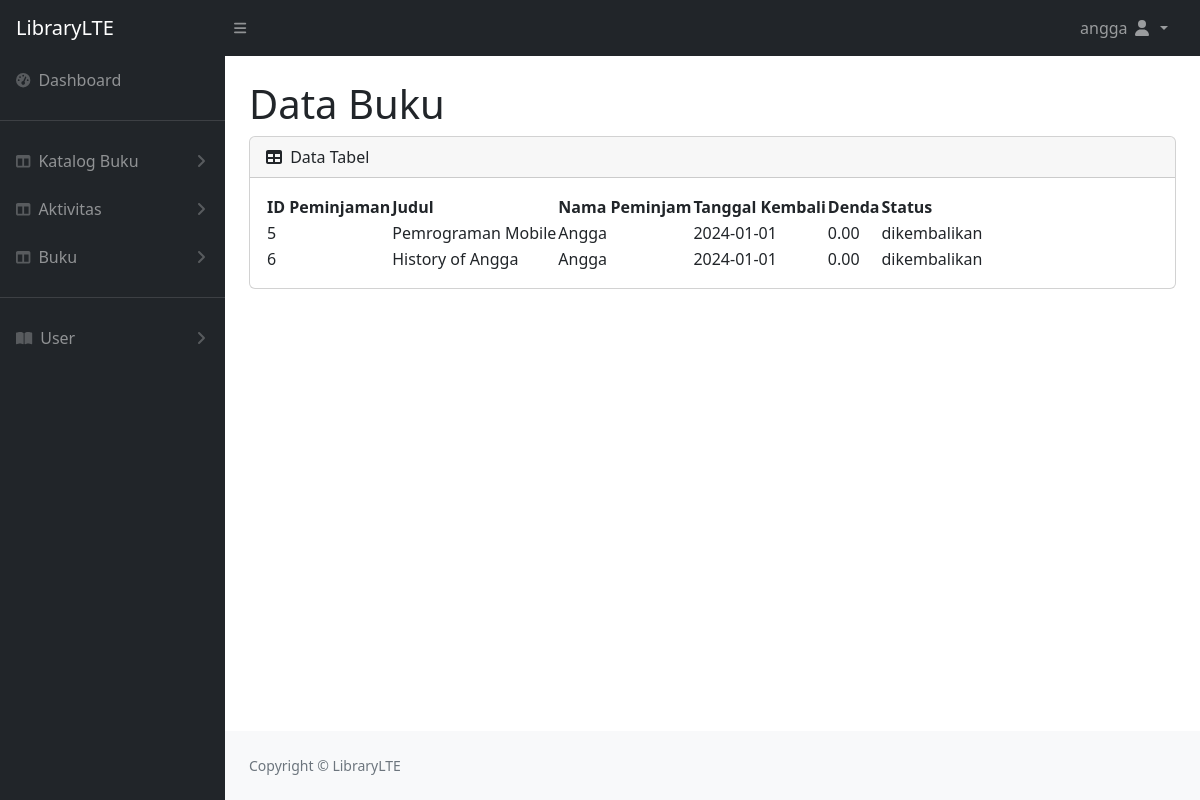
Screenshot of /peminjaman/riwayat-peminjaman.php (signed in) with the database file from the repository.
### tables this page shows
CREATE TABLE `staff` (
  `staff_id` char(8) NOT NULL,
  `nama` varchar(100) DEFAULT NULL,
  `jabatan` varchar(100) DEFAULT NULL,
  `email` varchar(100) DEFAULT NULL,
  `telepon` varchar(20) DEFAULT NULL,
  `sandi` char(25) NOT NULL
);

CREATE TABLE `pengembalian` (
  `pengembalian_id` int(11) NOT NULL,
  `peminjaman_id` int(11) DEFAULT NULL,
  `tanggal_pengembalian` date DEFAULT NULL,
  `denda` decimal(10,2) DEFAULT NULL,
  `status_pengembalian` enum('dikembalikan','terlambat') DEFAULT 'dikembalikan'
);

CREATE TABLE `peminjaman` (
  `peminjaman_id` int(11) NOT NULL,
  `buku_id` char(8) NOT NULL,
  `katalog_id` char(8) DEFAULT NULL,
  `anggota_id` char(8) DEFAULT NULL,
  `tanggal_peminjaman` date DEFAULT NULL,
  `tanggal_kembali` date DEFAULT NULL,
  `status` enum('dipinjam','kembali') DEFAULT 'dipinjam'
);

CREATE TABLE `buku` (
  `buku_id` char(8) NOT NULL,
  `judul` varchar(100) DEFAULT NULL,
  `pengarang` varchar(100) DEFAULT NULL,
  `penerbit` varchar(100) DEFAULT NULL,
  `tahun_terbit` int(11) DEFAULT NULL,
  `sinopsis` text DEFAULT NULL,
  `kategori_id` int(11) DEFAULT NULL
);

CREATE TABLE `anggota` (
  `anggota_id` char(8) NOT NULL,
  `nama` varchar(100) DEFAULT NULL,
  `alamat` varchar(200) DEFAULT NULL,
  `email` varchar(100) DEFAULT NULL,
  `telepon` varchar(20) DEFAULT NULL
);

### peminjaman/riwayat-peminjaman.php (the view)
<?php
require '../header.php';
?>
<main>
    <div class="container-fluid px-4">
        <h1 class="mt-4">Data Buku</h1>
        <div class="card mb-4">
            <div class="card-header">
                <i class="fas fa-table me-1"></i>
                Data Tabel
            </div>
            <div class="card-body">
                <table id="datatablesSimple">
                    <thead>
                        <tr>
                            <th>ID Peminjaman</th>
                            <th>Judul</th>
                            <th>Nama Peminjam</th>
                            <th>Tanggal Kembali</th>
                            <th>Denda</th>
                            <th>Status</th>
                        </tr>
                    </thead>
                    <tbody>
                        <?php
                        include '../config/koneksi.php';
                        if (isset($_GET['id'])) {
                            $id = $_GET['id'];
                            $sql = "SELECT pengembalian.pengembalian_id, peminjaman.peminjaman_id, buku.judul, anggota.nama, pengembalian.tanggal_pengembalian, pengembalian.denda, pengembalian.status_pengembalian FROM `pengembalian` INNER JOIN `peminjaman` ON pengembalian.peminjaman_id=peminjaman.peminjaman_id INNER JOIN `anggota` ON peminjaman.anggota_id=anggota.anggota_id INNER JOIN `buku` ON peminjaman.buku_id=buku.buku_id GROUP BY pengembalian_id HAVING peminjaman_id='$id';";
                        } else {
                            $sql = "SELECT pengembalian.pengembalian_id, peminjaman.peminjaman_id, buku.judul, anggota.nama, pengembalian.tanggal_pengembalian, pengembalian.denda, pengembalian.status_pengembalian FROM `pengembalian` INNER JOIN `peminjaman` ON pengembalian.peminjaman_id=peminjaman.peminjaman_id INNER JOIN `anggota` ON peminjaman.anggota_id=anggota.anggota_id INNER JOIN `buku` ON peminjaman.buku_id=buku.buku_id";
                        }
                        $result = $mysqli->query($sql);
                        if ($result->num_rows > 0) {
                            while ($row = $result->fetch_array()) { ?>
                                    <tr>
                                        <td>
                                            <?php echo $row["peminjaman_id"]; ?>
                                        </td>
                                        <td>
                                            <?php echo $row["judul"]; ?>
                                        </td>
                                        <td>
                                            <?php echo $row["nama"]; ?>
                                        </td>
                                        <td>
                                            <?php echo $row["tanggal_pengembalian"]; ?>
                                        </td>
                                        <td>
                                            <?php echo $row["denda"]; ?>
                                        </td>
                                        <td>
                                            <?php echo $row["status_pengembalian"]; ?>
                                        </td>
                                    <?php } ?>
                                </tr>
                            <?php } ?>
                </table>
                </div>
        </div>
    </div>
</main>
                <?php
                require '../footer.php';
                ?>

### header.php (shortened to what this page needs)
<!DOCTYPE html>
<html lang="en">
    <head>
        <link href="https://cdn.jsdelivr.net/npm/simple-datatables@7.1.2/dist/style.min.css" rel="stylesheet" />
        <link href="../bootstrap/css/styles.css" rel="stylesheet" />
        <link href="https://cdn.jsdelivr.net/npm/select2@4.1.0-rc.0/dist/css/select2.min.css" rel="stylesheet" />
    </head>
    <body class="sb-nav-fixed">
        <nav class="sb-topnav navbar navbar-expand navbar-dark bg-dark">
            <a class="navbar-brand ps-3" href="index.html">LibraryLTE</a>
            <button class="btn btn-link btn-sm order-1 order-lg-0 me-4 me-lg-0" id="sidebarToggle" href="#!"><i class="fas fa-bars"></i></button>
            <ul class="navbar-nav ms-auto ms-md-0 me-3 me-lg-4">
                <li class="nav-item dropdown">
                    <a class="nav-link dropdown-toggle" id="navbarDropdown" href="#" role="button" data-bs-toggle="dropdown" aria-expanded="false"><?php  ?>
                    <?php
                    require ('../config/koneksi.php');
                    $id = $_SESSION['id'];
                    $sql = "SELECT * FROM staff WHERE staff_id='$id'";
                    $result = $mysqli->query($sql);
                    if ($result->num_rows > 0) {
                        $row = $result->fetch_assoc();
                        echo $row["nama"];
                    };
                    ?>
                        <i class="fas fa-user fa-fw"></i>
                    </a>
                </li>
            </ul>
</nav>
        <div id="layoutSidenav">
            <div id="layoutSidenav_nav">
                <nav class="sb-sidenav accordion sb-sidenav-dark" id="sidenavAccordion">
                    <div class="sb-sidenav-menu">
                        <div class="nav">
                            <a class="nav-link" href="../dashboard/">
                                <div class="sb-nav-link-icon"><i class="fas fa-tachometer-alt"></i></div>
                                Dashboard
                            </a>
                            <hr>
                            <a class="nav-link collapsed" href="" data-bs-toggle="collapse" data-bs-target="#collapseKatalog" aria-expanded="false" aria-controls="collapseLayouts">
                                <div class="sb-nav-link-icon"><i class="fas fa-columns"></i></div>
                                Katalog Buku
                                <div class="sb-sidenav-collapse-arrow"><i class="fas fa-angle-down"></i></div>
                            </a>
                            <a class="nav-link collapsed" href="" data-bs-toggle="collapse" data-bs-target="#collapseAktivitas" aria-expanded="false" aria-controls="collapseLayouts">
                                <div class="sb-nav-link-icon"><i class="fas fa-columns"></i></div>
                                Aktivitas
                                <div class="sb-sidenav-collapse-arrow"><i class="fas fa-angle-down"></i></div>
                            </a>
                            <a class="nav-link collapsed" href="" data-bs-toggle="collapse" data-bs-target="#collapseBuku" aria-expanded="false" aria-controls="collapseCash">
                                <div class="sb-nav-link-icon"><i class="fas fa-columns"></i></div>
                                Buku
                                <div class="sb-sidenav-collapse-arrow"><i class="fas fa-angle-down"></i></div>
                            </a>
                            <hr>
                            <a class="nav-link collapsed" href="#" data-bs-toggle="collapse" data-bs-target="#collapseLainnya" aria-expanded="false" aria-controls="collapseLainnya">
                                <div class="sb-nav-link-icon"><i class="fas fa-book-open"></i></div>
                                User
                                <div class="sb-sidenav-collapse-arrow"><i class="fas fa-angle-down"></i></div>
                            </a>
                        </div>
                    </div>
                </nav>
            </div>
            <div id="layoutSidenav_content">

### rows the page displays
staff: nama "angga"
pengembalian: peminjaman.peminjaman_id "5", buku.judul "Pemrograman Mobile", anggota.nama "Angga", tanggal_pengembalian "2024-01-01", denda "0.00", status_pengembalian "dikembalikan"
pengembalian: peminjaman.peminjaman_id "6", buku.judul "History of Angga", anggota.nama "Angga", tanggal_pengembalian "2024-01-01", denda "0.00", status_pengembalian "dikembalikan"
